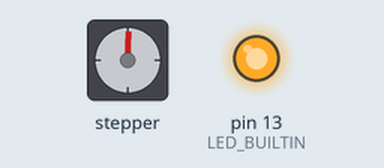
Bench run of a sketch on a simulated Arduino Uno, built with avr-gcc and run on an emulated ATmega328P. Shown: stepper motor, output pins drawn as LEDs (lit = HIGH). Stepper angles assume 100 steps per turn.

Above: at 0.05 s.
Timing chart, 0 to 3.0 s (numbered marks = the images above):
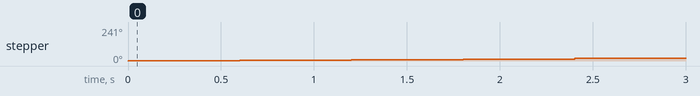

The sketch:

15--05-23.ino
```cpp
#include "SimpleModbusSlaveV10/SimpleModbusSlave.h"
#include "SimpleModbusSlaveV10/SimpleModbusSlave.cpp"
#include "ArduinoThread-master/Thread.h"
#include "ArduinoThread-master/Thread.cpp"
#include "ArduinoThread-master/ThreadController.h"
#include "ArduinoThread-master/ThreadController.cpp"

#include <Stepper.h>

#define STEPS 100 // uma icognita bem misteriosa que nao sei o que faz


#define MOTOR_1_PORT 2
#define MOTOR_2_PORT 3
#define MOTOR_3_PORT 4
#define MOTOR_4_PORT 5


enum {
  MOTOR_SPEED,
  HOLDING_REGS_SIZE
};
unsigned int holdingRegs[HOLDING_REGS_SIZE];

ThreadController controll = ThreadController();  // ThreadController that will controll all threads
Thread motor1Thread = Thread();

Stepper stepper(STEPS, MOTOR_1_PORT, MOTOR_2_PORT, MOTOR_3_PORT, MOTOR_4_PORT);

int previousMotorSpeed = 0;
void rotateMotor(int motorSpeed){
  stepper.step(motorSpeed - previousMotorSpeed);
  previousMotorSpeed = motorSpeed;
}

void thread1Callback(){
  rotateMotor(MOTOR_SPEED);
}

void setup() {
  pinMode(LED_BUILTIN, OUTPUT);
  digitalWrite(LED_BUILTIN, HIGH);
  modbus_configure(&Serial, 9600, SERIAL_8N1, 1, 2, HOLDING_REGS_SIZE, holdingRegs );
  modbus_update_comms(9600, SERIAL_8N1, 1);
//
  stepper.setSpeed(60); // Velocidade de rotação
//
//
//
//  motor1Thread.setInterval(100);
//  motor1Thread.onRun(thread1Callback);
//  motor1Thread.setInterval(12);
//  controll.add(&motor1Thread);
}

void loop() {

  modbus_update();

  digitalWrite(LED_BUILTIN, HIGH);


//  controll.run();

  stepper.setSpeed( 1+ holdingRegs[MOTOR_SPEED] ); // Velocidade de rotação
  stepper.step( 32 );  // gira N unidades de angulo
}
```

Thread.h
```cpp
/*
 	Thread.h - An runnable object

	Thread is responsable for holding the "action" for something,
	also, it responds if it "should" or "should not" run, based on
	the current time;

	For instructions, go to https://github.com/ivanseidel/ArduinoThread

	Created by Ivan Seidel Gomes, March, 2013.
	Released into the public domain.
*/

#ifndef Thread_h
#define Thread_h

#if defined(ARDUINO) && ARDUINO >= 100
	#include <Arduino.h>
#else
	#include <WProgram.h>
#endif

#include <inttypes.h>

/*
	Uncomment this line to enable ThreadName Strings.

	It might be usefull if you are loging thread with Serial,
	or displaying a list of threads...
*/
// #define USE_THREAD_NAMES	1

class Thread{
protected:
	// Desired interval between runs
	unsigned long interval;

	// Last runned time in Ms
	unsigned long last_run;

	// Scheduled run in Ms (MUST BE CACHED)
	unsigned long _cached_next_run;

	/*
		IMPORTANT! Run after all calls to run()
		Updates last_run and cache next run.
		NOTE: This MUST be called if extending
		this class and implementing run() method
	*/
	void runned(unsigned long time);

	// Default is to mark it runned "now"
	void runned() { runned(millis()); }

	// Callback for run() if not implemented
	void (*_onRun)(void);

public:

	// If the current Thread is enabled or not
	bool enabled;

	// ID of the Thread (initialized from memory adr.)
	int ThreadID;

	#ifdef USE_THREAD_NAMES
		// Thread Name (used for better UI).
		String ThreadName;
	#endif

	Thread(void (*callback)(void) = NULL, unsigned long _interval = 0);

	// Set the desired interval for calls, and update _cached_next_run
	virtual void setInterval(unsigned long _interval);

	// Return if the Thread should be runned or not
	virtual bool shouldRun(unsigned long time);

	// Default is to check whether it should run "now"
	bool shouldRun() { return shouldRun(millis()); }

	// Callback set
	void onRun(void (*callback)(void));

	// Runs Thread
	virtual void run();
};

#endif
```

ThreadController.h
```cpp
/*
 	ThreadController.h - Controlls a list of Threads with different timings

	Basicaly, what it does is to keep track of current Threads and run when
	necessary.

	ThreadController is an extended class of Thread, because of that,
	it allows you to add a ThreadController inside another ThreadController...

	For instructions, go to https://github.com/ivanseidel/ArduinoThread

	Created by Ivan Seidel Gomes, March, 2013.
	Released into the public domain.
*/

#ifndef ThreadController_h
#define ThreadController_h

#include "Thread.h"
#include "inttypes.h"

#define MAX_THREADS		15

class ThreadController: public Thread{
protected:
	Thread* thread[MAX_THREADS];
	int cached_size;
public:
	ThreadController(unsigned long _interval = 0);

	// run() Method is overrided
	void run();

	// Adds a thread in the first available slot (remove first)
	// Returns if the Thread could be added or not
	bool add(Thread* _thread);

	// remove the thread (given the Thread* or ThreadID)
	void remove(int _id);
	void remove(Thread* _thread);

	// Removes all threads
	void clear();

	// Return the quantity of Threads
	int size(bool cached = true);

	// Return the I Thread on the array
	// Returns NULL if none found
	Thread* get(int index);
};

#endif
```

SimpleModbusSlave.h
```cpp
#ifndef SIMPLE_MODBUS_SLAVE_H
#define SIMPLE_MODBUS_SLAVE_H

// SimpleModbusSlaveV10

/*
 SimpleModbusSlave allows you to communicate
 to any slave using the Modbus RTU protocol.

 This implementation DOES NOT fully comply with the Modbus specifications.

 Specifically the frame time out have not been implemented according
 to Modbus standards. The code does however combine the check for
 inter character time out and frame time out by incorporating a maximum
 time out allowable when reading from the message stream.

 SimpleModbusSlave implements an unsigned int return value on a call to modbus_update().
 This value is the total error count since the slave started. It's useful for fault finding.

 This code is for a Modbus slave implementing functions 3, 6 and 16
 function 3: Reads the binary contents of holding registers (4X references)
 function 6: Presets a value into a single holding register (4X reference)
 function 16: Presets values into a sequence of holding registers (4X references)

 All the functions share the same register array.

 Note:
 The Arduino serial ring buffer changed in V1.05 it is now 64 bytes or 32 unsigned int registers.
 Most of the time you will connect the arduino to a master via serial
 using a MAX485 or similar.

 In a function 3 request the master will attempt to read from your
 slave and since 5 bytes is already used for ID, FUNCTION, NO OF BYTES
 and two BYTES CRC the master can only request 58 bytes or 29 registers.

 In a function 16 request the master will attempt to write to your
 slave and since a 9 bytes is already used for ID, FUNCTION, ADDRESS,
 NO OF REGISTERS, NO OF BYTES and two BYTES CRC the master can only write
 54 bytes or 27 registers.

 Using a USB to Serial converter the maximum bytes you can send is
 limited to its internal buffer which differs between manufactures.

 The functions included here have been derived from the
 Modbus Specifications and Implementation Guides

 http://www.modbus.org/docs/Modbus_over_serial_line_V1_02.pdf
 http://www.modbus.org/docs/Modbus_Application_Protocol_V1_1b.pdf
 http://www.modbus.org/docs/PI_MBUS_300.pdf

*/

#include "Arduino.h"

// function definitions
unsigned int modbus_update();
void modbus_update_comms(long baud, unsigned char byteFormat, unsigned char _slaveID);
void modbus_configure(HardwareSerial *SerialPort,
											long baud,
											unsigned char byteFormat,
											unsigned char _slaveID,
                      unsigned char _TxEnablePin,
                      unsigned int _holdingRegsSize,
                      unsigned int* _regs);

#endif
```
